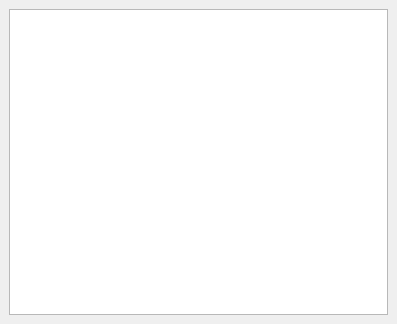
<?xml version="1.0" encoding="UTF-8"?>
<ui version="4.0">
 <class>SelectionDockWidget</class>
 <widget class="QDockWidget" name="SelectionDockWidget">
  <property name="geometry">
   <rect>
    <x>0</x>
    <y>0</y>
    <width>397</width>
    <height>324</height>
   </rect>
  </property>
  <property name="windowTitle">
   <string>Selection</string>
  </property>
  <widget class="QWidget" name="dockWidgetContents">
   <layout class="QVBoxLayout" name="verticalLayout">
    <item>
     <widget class="QTreeWidget" name="treeWidget">
      <property name="headerHidden">
       <bool>true</bool>
      </property>
      <column>
       <property name="text">
        <string>1</string>
       </property>
      </column>
     </widget>
    </item>
   </layout>
  </widget>
 </widget>
 <resources/>
 <connections/>
</ui>
